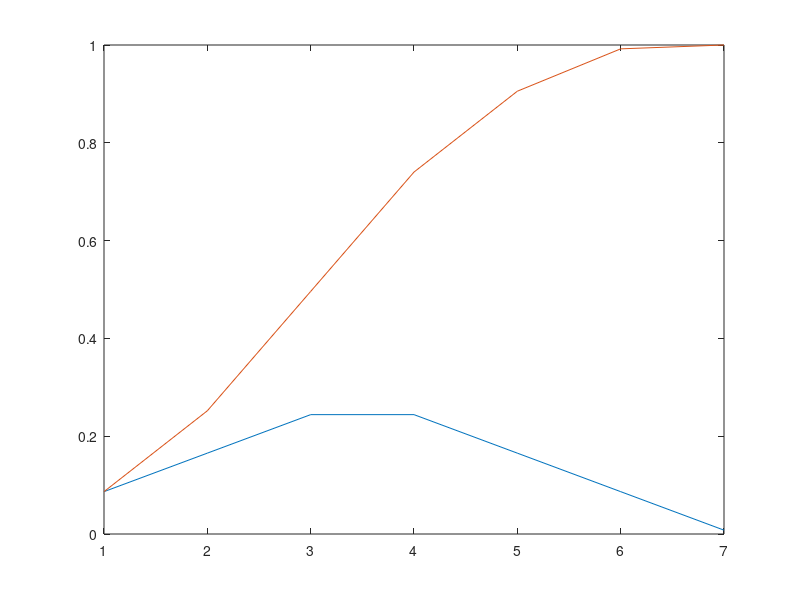

The MATLAB script that drew this image: (Note: this script raises an error after producing the figure.)
n_incl = 7;

th_incl  = linspace(0, 45, n_incl);
col_incl = cool(n_incl) * 255;

k      = 10; % 3.5;
k_incl = fliplr([1:ceil(n_incl / 2), ceil(n_incl / 2):-1:2] * k - k + 1);
p_incl = k_incl / sum(k_incl);
p_cum  = cumsum(p_incl);
logit_incl = log(k_incl ./ fliplr(k_incl));

disp(logit_incl);
disp(sum(p_incl .* logit_incl));
plot(p_incl); hold on;
plot(p_cum); hold off;
n = 40;
t_freq = 10;
s_freq = 2;

width = 2;

%%
% rng(0);

test_mode = inputYN_def('test mode? (Y/n) ', true);
if test_mode
    rect = [0 0 600 400];
else
    rect = [];
end

[win, rect] = Screen('OpenWindow', 0, 0, rect);

center = rect(1:2) + rect(3:4)/2;
siz    = rect(4)/20;

corr_ans = randi(2, 1,2);
d = zeros(1,2);

d_all = zeros(n, 2);

for ii = 1:n
    
    for i_dim = 1:2
        d(i_dim) = find(rand < p_cum, 1, 'first');
        
        if corr_ans(i_dim) == 2
            d(i_dim) = n_incl + 1 - d(i_dim);
        end        
    end
    
    d_all(ii,:) = d;
    
    ph = rand / 2 + 0.25;
    th = th_incl(d(1));
    
    if rand > 0.5, th = 180 - th; end
    
    col = col_incl(d(2), :);
    
    xy = [
        grating_xy(s_freq, ph, th, siz), ...
        grating_xy(s_freq, ph, th+90, siz)];
    
    Screen('DrawLines', win, xy, width, col, center);
    Screen('Flip', win);
    WaitSecs(1/t_freq);

%     Screen('Flip', win);
%     WaitSecs(0.3/t_freq);
end

Screen('CloseAll');

disp(corr_ans);
if corr_ans(1) == 1
    fprintf('0  ');
else
    fprintf('45 ');
end
if corr_ans(1) == 1
    fprintf('B\n');
else
    fprintf('R\n');
end

%%
plot([0 0; cumsum(-logit_incl(d_all))], '.-');
legend('th (-0, +45)', 'col (-B +R)', 'Location', 'East');
